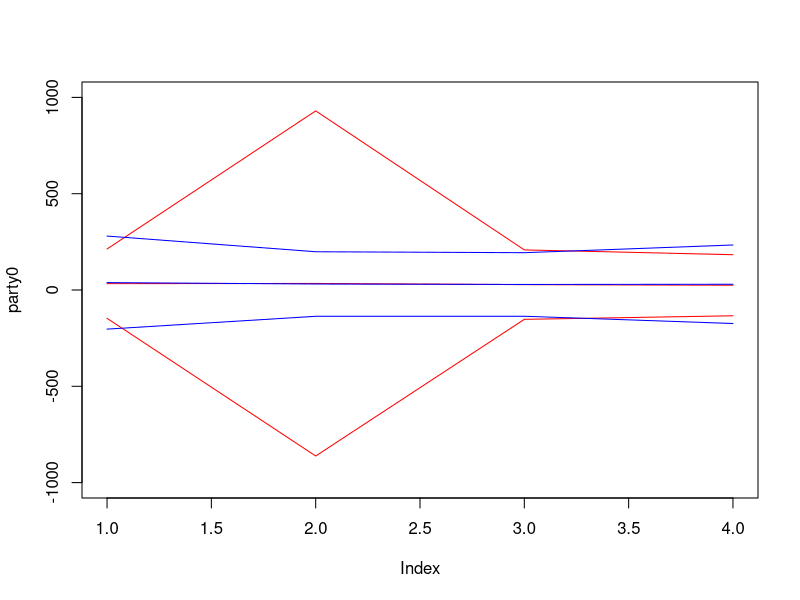
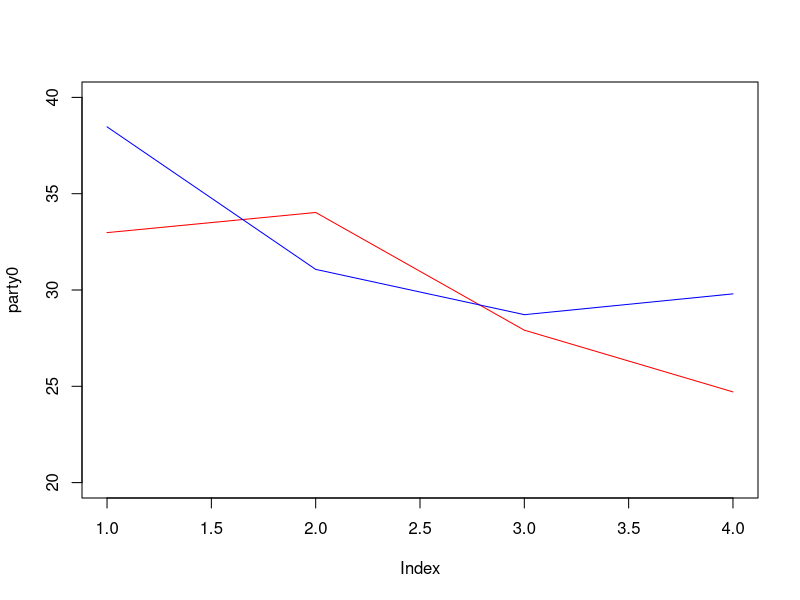
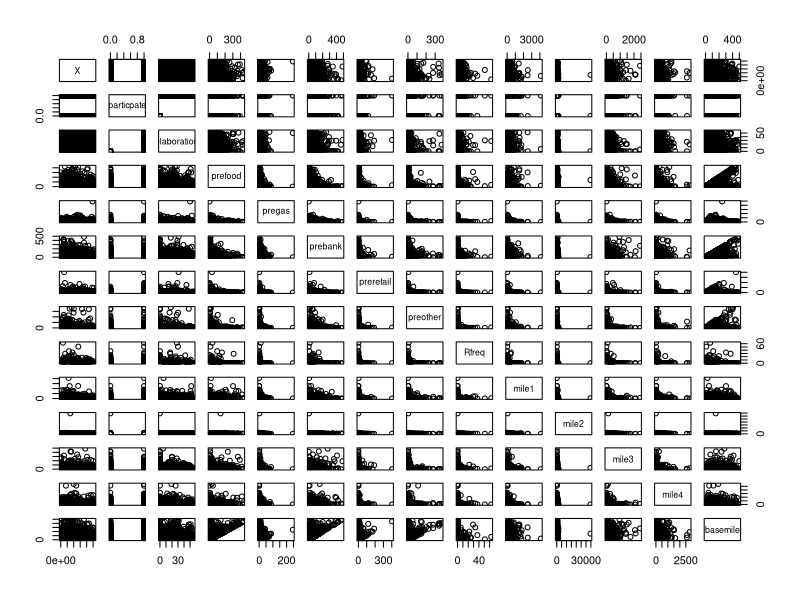

These charts were generated, in order, by the following R code:
myData = read.csv("party.csv")
mean1 = mean(subset(myData, particpate == 0)$mile1)
mean2 = mean(subset(myData, particpate == 0)$mile2)
mean3 = mean(subset(myData, particpate == 0)$mile3)
mean4 = mean(subset(myData, particpate == 0)$mile4)
mean5 = mean(subset(myData, particpate == 1)$mile1)
mean6 = mean(subset(myData, particpate == 1)$mile2)
mean7 = mean(subset(myData, particpate == 1)$mile3)
mean8 = mean(subset(myData, particpate == 1)$mile4)
sd1 = sd(subset(myData, particpate == 0)$mile1)
sd2 = sd(subset(myData, particpate == 0)$mile2)
sd3 = sd(subset(myData, particpate == 0)$mile3)
sd4 = sd(subset(myData, particpate == 0)$mile4)
sd5 = sd(subset(myData, particpate == 1)$mile1)
sd6 = sd(subset(myData, particpate == 1)$mile2)
sd7 = sd(subset(myData, particpate == 1)$mile3)
sd8 = sd(subset(myData, particpate == 1)$mile4)
party0 = c(mean1,mean2,mean3,mean4)
party1 = c(mean5,mean6,mean7,mean8)
party0T = c(mean1+2*sd1,mean2+2*sd2,mean3+2*sd3,mean4+2*sd4)
party0B = c(mean1-2*sd1,mean2-2*sd2,mean3-2*sd3,mean4-2*sd4)
party1T = c(mean5+2*sd5,mean6+2*sd6,mean7+2*sd7,mean8+2*sd8)
party1B = c(mean5-2*sd5,mean6-2*sd6,mean7-2*sd7,mean8-2*sd8)
plot(party0, type = 'l', ylim = c(-1000,1000), col = 'red')
lines(party0T, col = 'red')
lines(party0B, col = 'red')
lines(party1, col = 'blue')
lines(party1T, col = 'blue')
lines(party1B, col = 'blue')
plot(party0, type = 'l', ylim = c(20,40), col = 'red')
lines(party1, col = 'blue')
partyMean = rbind(party0,party1)
partyMean
partySD = c(sd1,sd2,sd3,sd4,sd5,sd6,sd7,sd8)
partySD
plot(myData)